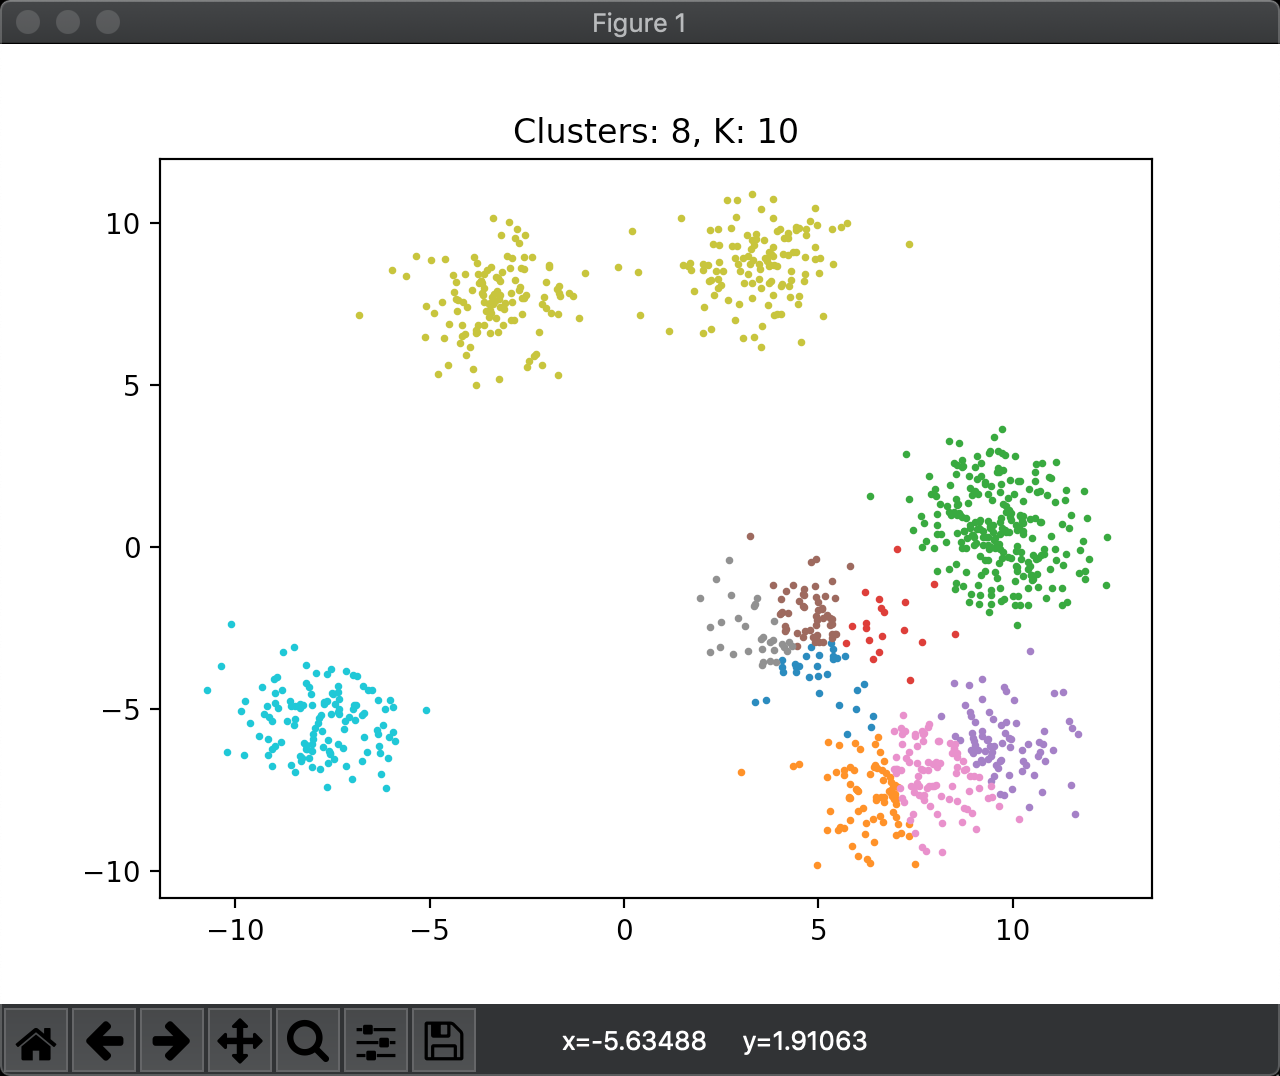

Write Python code to recreate this figure.
import random

import numpy
import sklearn.datasets
import matplotlib.pyplot as plt


def dist(x, y, p=2):
    return ((x - y) ** p).sum(axis=1) ** (1.0 / p)


def kmeans(data, k, target_diff=1):
    assert len(data) >= k, 'Dataset size is smaller than k.'
    centers = numpy.array(random.sample(list(data), k))
    while 1:
        sets = [[] for i in range(k)]
        for x in data:
            sets[dist(centers, x).argmin()].append(x)
        sets = [numpy.array(s) for s in sets]

        new_centers = numpy.array([s.mean(axis=0) for s in sets])
        if dist(new_centers - centers, 0).sum() < target_diff:
            return sets
        centers = new_centers


def main():
    k = random.randint(3, 10)
    clusters = random.randint(3, 10)
    data, _ = sklearn.datasets.make_blobs(
        n_samples=1000, centers=clusters, n_features=2)
    plt.title('Clusters: %s, K: %s' % (clusters, k))
    for cluster in kmeans(data, k):
        plt.scatter(cluster[:, 0], cluster[:, 1], 3)
    input()


if __name__ == '__main__':
    main()
